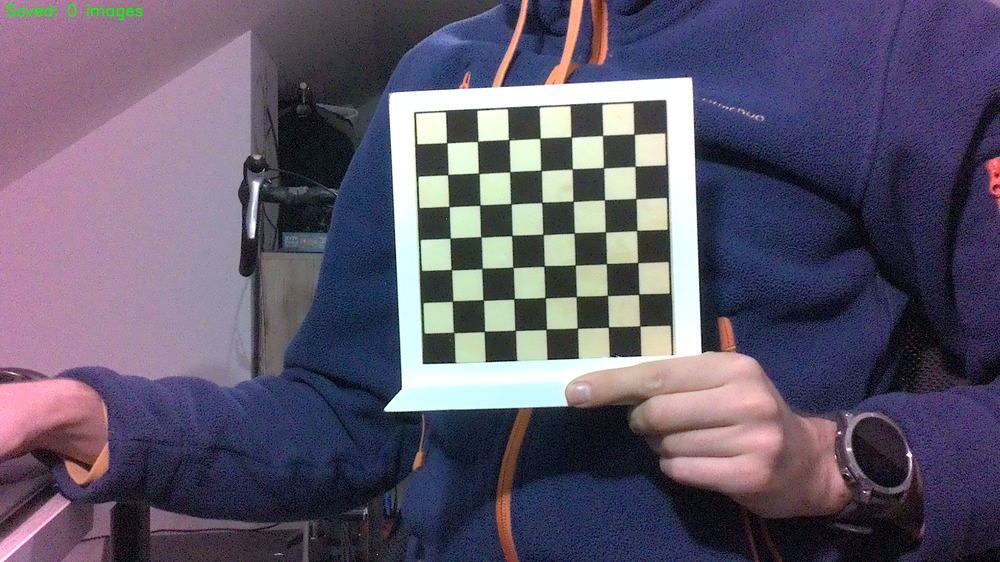
#> input picture calib_images/calib_image_00.png, 1000 x 562 px, shrunk from 1920 x 1080 before the run; its folder holds only this picture in this run
$ python calibrate_camera.py
#> lines starting #> are read from the running program, lines starting #| are printed output that depends on the picture; after the words box and inside, x2 and y2 are one past the last pixel; in counts of white or black regions, pixels touching at a corner belong together
import numpy as np
import cv2
import glob
import os

# --- CONFIGURATION ---
CHESSBOARD_SIZE = (7, 7) # Inner corners count
SQUARE_SIZE_MM = 17.00   # Real-world size of one square side (mm)
OUTPUT_FILE = 'camera_params.npz'
IMAGE_FOLDER = 'calib_images'

# Criteria for SubPixel refinement
criteria = (cv2.TERM_CRITERIA_EPS + cv2.TERM_CRITERIA_MAX_ITER, 30, 0.001)

# --- OBJECT POINTS PREPARATION ---
# Prepare 3D points (x, y, z=0)
objp = np.zeros((CHESSBOARD_SIZE[0] * CHESSBOARD_SIZE[1], 3), np.float32)
objp[:, :2] = np.mgrid[0:CHESSBOARD_SIZE[0], 0:CHESSBOARD_SIZE[1]].T.reshape(-1, 2) * SQUARE_SIZE_MM

# Storage for 3D points (objpoints) and 2D points (imgpoints)
objpoints = []
imgpoints = []

# --- IMAGE PROCESSING ---
print("--- Starting Calibration Image Processing ---")

images = glob.glob(os.path.join(IMAGE_FOLDER, 'calib_image_*.png'))

for fname in images:
    img = cv2.imread(fname)
#> img is the input picture: shape (562, 1000, 3); mean B, G, R 108, 89.2, 96.3
    if img is None:
        print(f"Warning: Could not read image {fname}")
        continue

    gray = cv2.cvtColor(img, cv2.COLOR_BGR2GRAY)
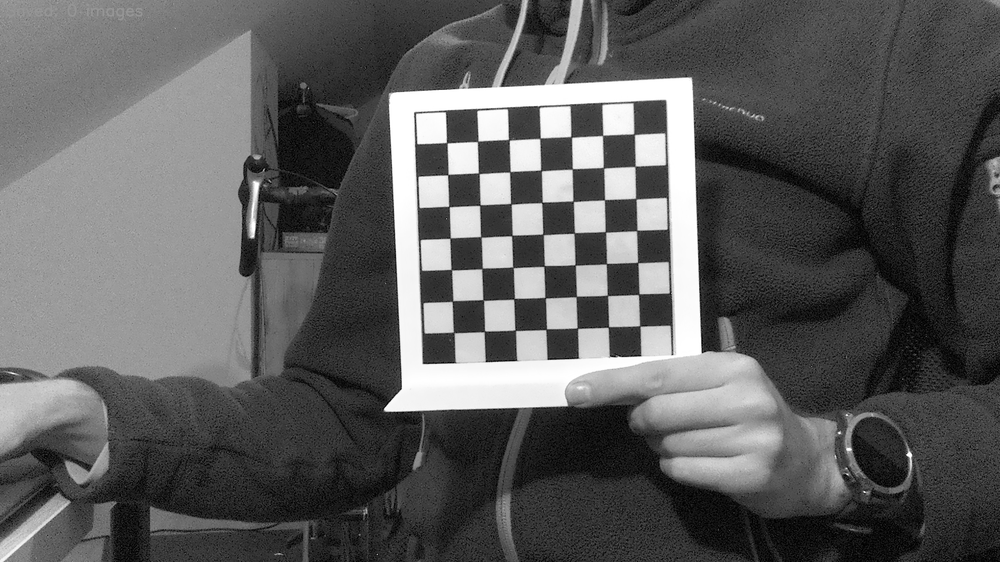
#> gray: shape (562, 1000); min 0, max 255, mean 93.5

    # Find the chessboard corners
    ret, corners = cv2.findChessboardCorners(gray, CHESSBOARD_SIZE, None)
#> ret = True; corners = 49 rows, first 8: [633.9, 134.1], [635.1, 166.3], [635.8, 198.6], [636.7, 230.4], [637.7, 262.5], [638.6, 294.2], [639.9, 325.9], [602.6, 135.5]

    if ret == True:
        objpoints.append(objp)

        # Sub-pixel refinement
        corners2 = cv2.cornerSubPix(gray, corners, (11, 11), (-1, -1), criteria)
#> corners2 = 49 rows, first 8: [634.1, 134.2], [635, 166.3], [635.8, 198.6], [636.8, 230.5], [637.7, 262.6], [638.7, 294.2], [639.8, 326.1], [602.6, 135.4]
        imgpoints.append(corners2)

        # Display detected corners
        try:
            img = cv2.drawChessboardCorners(img, CHESSBOARD_SIZE, corners2, ret)
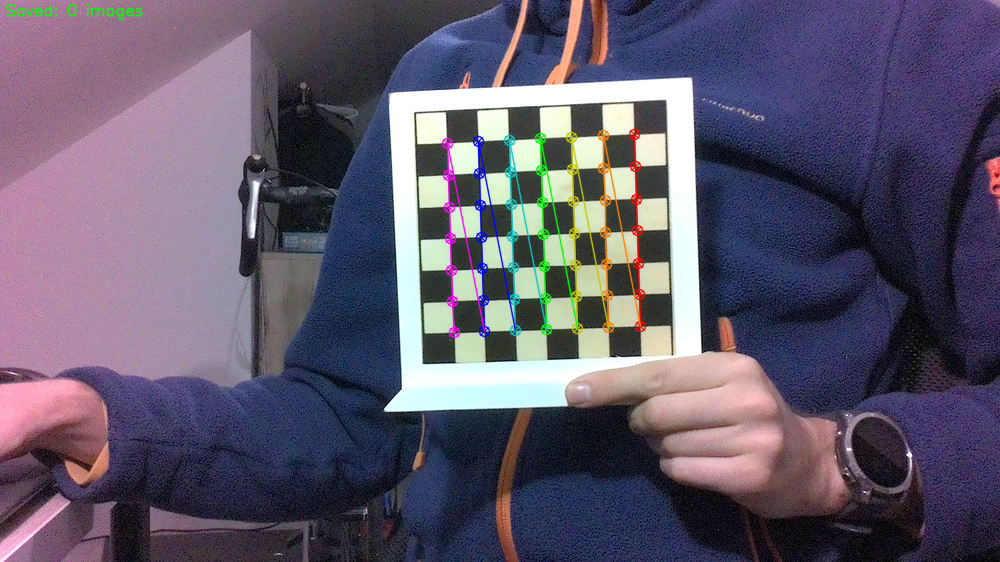
#> img: shape (562, 1000, 3); 1.99% of pixels changed, all inside (x1, y1, x2, y2) = (441, 128, 647, 339)
            cv2.imshow('Detected Corners', img)
            cv2.waitKey(100)
        except cv2.error:
            pass # Ignore display errors
    else:
        print(f"Failed to find chessboard corners in: {fname}")

cv2.destroyAllWindows()

# --- CALIBRATION CALCULATION ---
if len(imgpoints) > 5:
    print(f"\nFound {len(imgpoints)} valid images. Calculating calibration...")

    # Core calibration function
    ret, mtx, dist, rvecs, tvecs = cv2.calibrateCamera(
        objpoints, imgpoints, gray.shape[::-1], None, None
    )

    if ret:
        print("\n--- Calibration Results ---")
        print("\nCamera Matrix (K):")
        print(mtx)

        print("\nDistortion Coefficients (D):")
        print(dist)

        # Calculate Reprojection Error
        mean_error = 0
        for i in range(len(objpoints)):
            imgpoints2, _ = cv2.projectPoints(objpoints[i], rvecs[i], tvecs[i], mtx, dist)
            error = cv2.norm(imgpoints[i], imgpoints2, cv2.NORM_L2)/len(imgpoints2)
            mean_error += error

        avg_error = mean_error/len(objpoints)
        print(f"\nAverage Reprojection Error: {avg_error:.4f} pixels")

        # --- SAVING RESULTS ---
        np.savez(OUTPUT_FILE, mtx=mtx, dist=dist)
        print(f"\nCalibration parameters saved to '{OUTPUT_FILE}'")

        # Simple error assessment
        if avg_error > 1.0:
            print("NOTE: Reprojection error is high.")
        elif avg_error < 0.5:
             print("EXCELLENT: Calibration highly accurate.")

    else:
        print("\nERROR: Calibration calculation failed.")
else:
    print("ERROR: Not enough valid images found.")

$ run again, on calib_images/calib_image_07.png
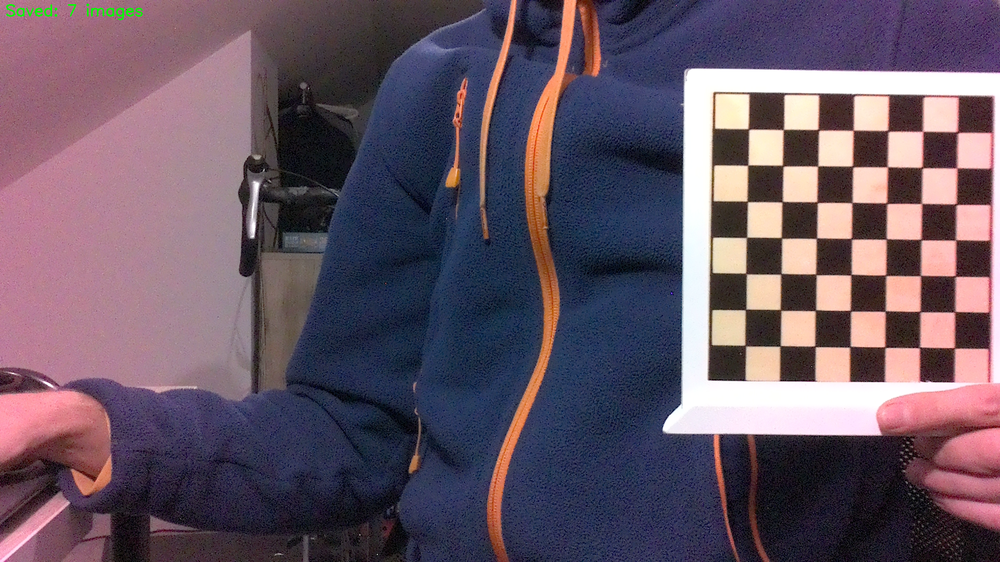
#> input picture calib_images/calib_image_07.png, 1000 x 562 px, shrunk from 1920 x 1080 before the run
#> img is the input picture: shape (562, 1000, 3); mean B, G, R 100.4, 85.9, 102.8
#> `gray = cv2.cvtColor(img, cv2.COLOR_BGR2GRAY)`:
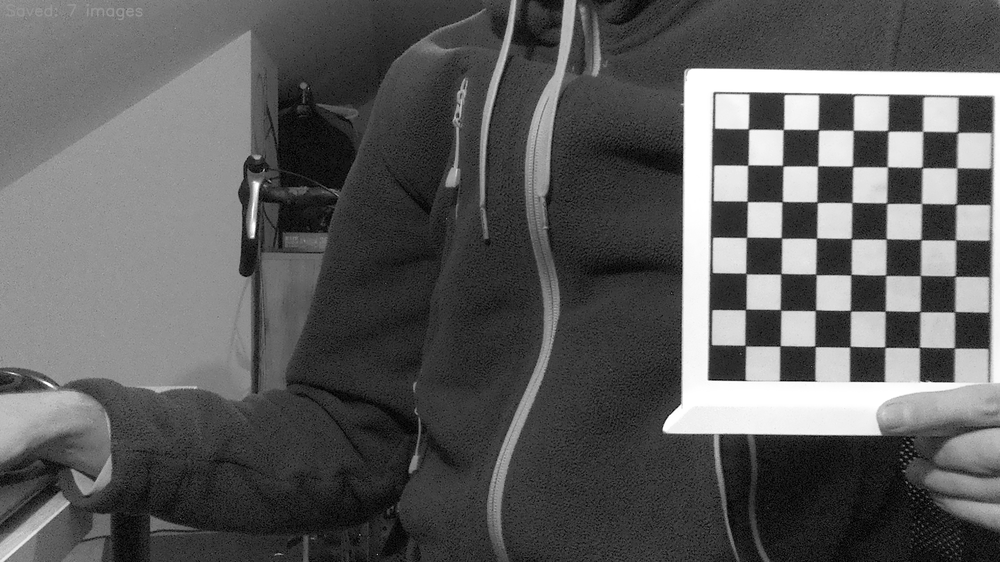
#> gray: shape (562, 1000); min 0, max 255, mean 92.6
#> ret = True; corners = 49 rows, first 8: [748.5, 129.2], [783.4, 129.6], [818.4, 129.9], [853.2, 130.3], [887.9, 130.8], [922.7, 131.3], [957.7, 132.4], [747.7, 165.2]
#> corners2 = 49 rows, first 8: [748.4, 129], [783.4, 129.5], [818.3, 129.8], [853.2, 130.3], [887.8, 130.9], [922.6, 131.3], [957.3, 132.2], [747.7, 165.1]
#> `img = cv2.drawChessboardCorners(img, CHESSBOARD_SIZE, corners2, ret)`:
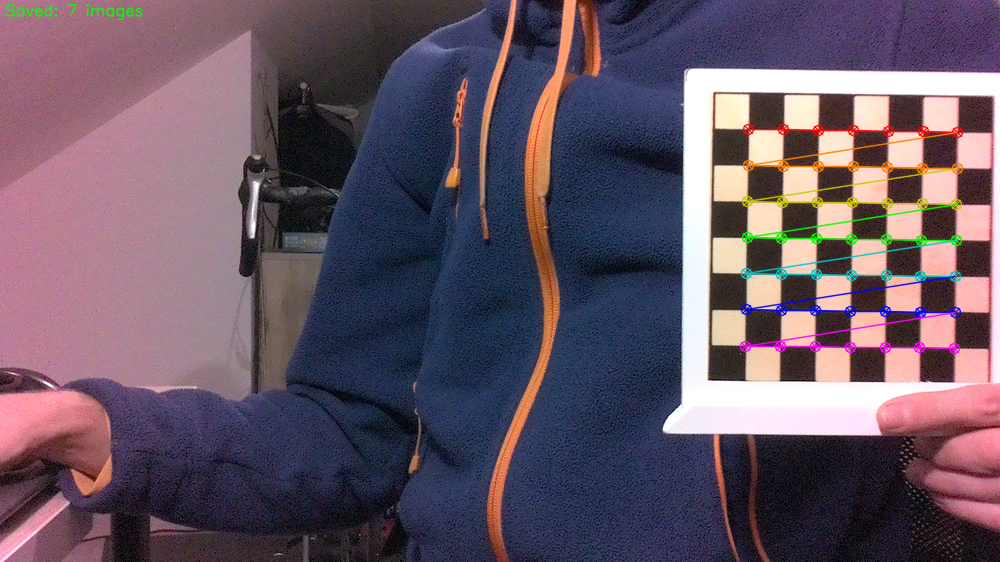
#> img: shape (562, 1000, 3); 2.13% of pixels changed, all inside (x1, y1, x2, y2) = (739, 123, 964, 355)

$ run again, on calib_images/calib_image_09.png
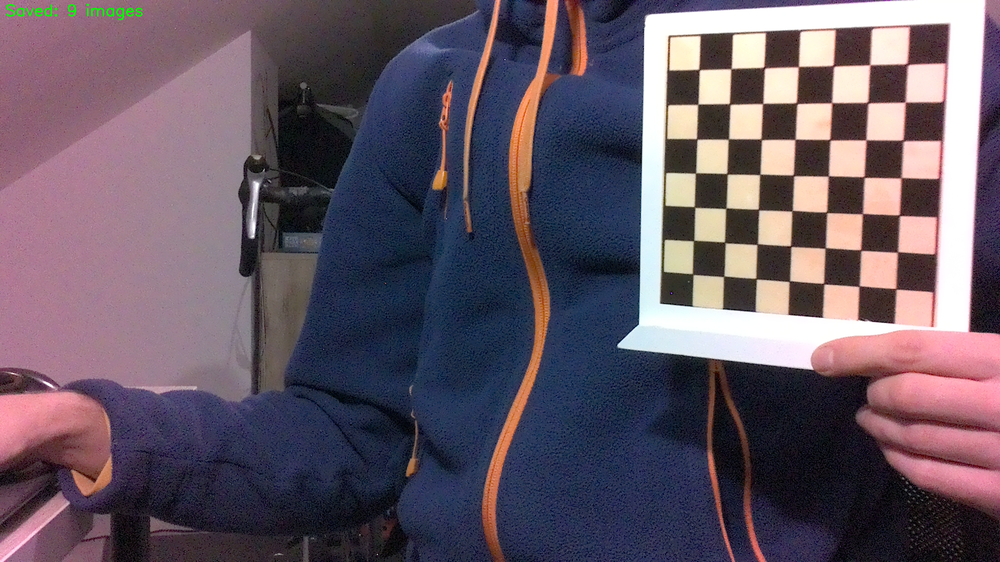
#> input picture calib_images/calib_image_09.png, 1000 x 562 px, shrunk from 1920 x 1080 before the run
#> img is the input picture: shape (562, 1000, 3); mean B, G, R 100.6, 87.9, 101.3
#> `gray = cv2.cvtColor(img, cv2.COLOR_BGR2GRAY)`:
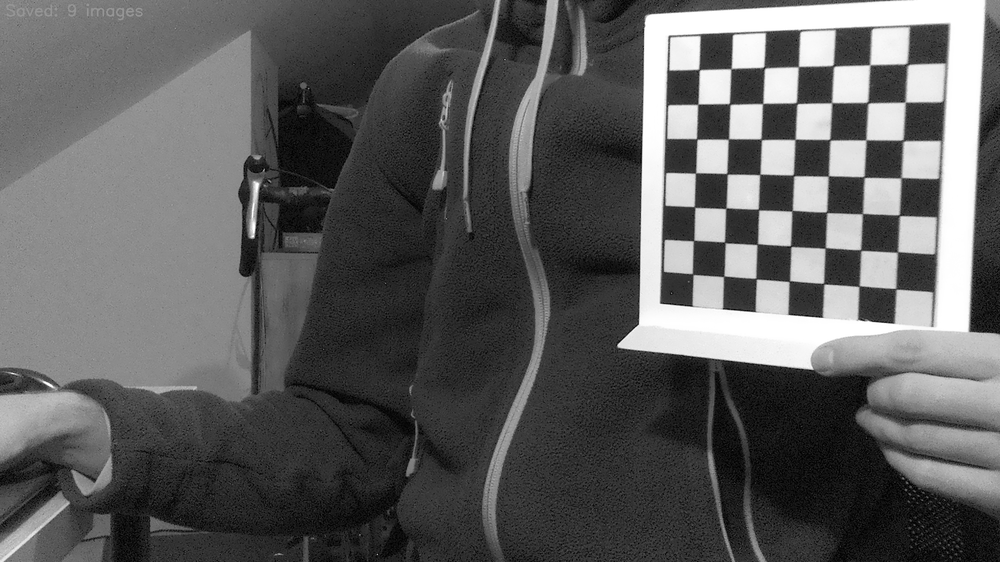
#> gray: shape (562, 1000); min 0, max 255, mean 93.4
#> ret = True; corners = 49 rows, first 8: [906.8, 64.91], [905.2, 101.9], [903.3, 140.7], [901.1, 177.7], [899.4, 215.3], [897.4, 251.9], [895.9, 288.7], [869.8, 64.7]
#> corners2 = 49 rows, first 8: [907.1, 64.24], [905.2, 102.2], [903, 140.4], [901.1, 177.7], [899.3, 215.3], [897.5, 251.9], [895.8, 288.7], [869.7, 64.75]
#> `img = cv2.drawChessboardCorners(img, CHESSBOARD_SIZE, corners2, ret)`:
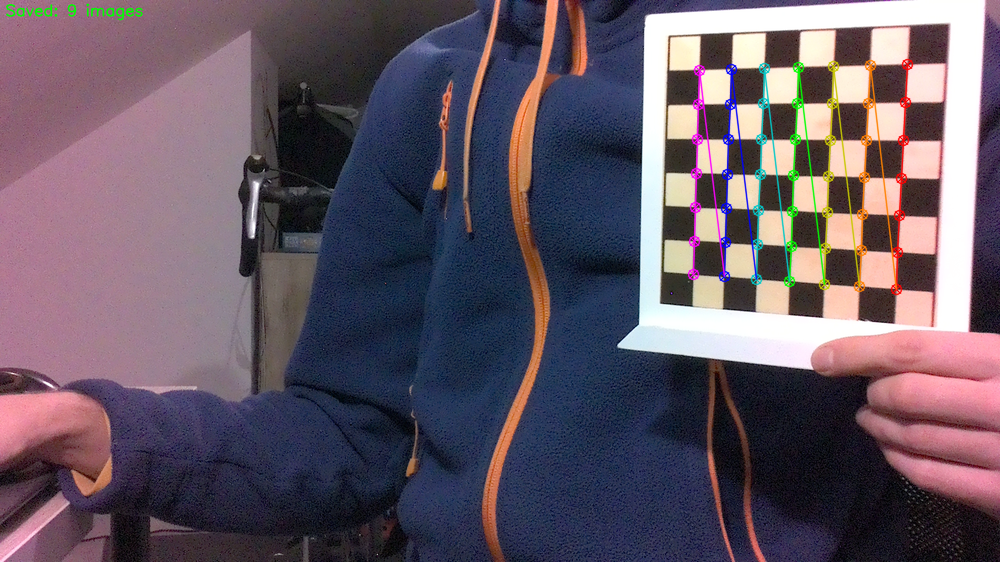
#> img: shape (562, 1000, 3); 2.15% of pixels changed, all inside (x1, y1, x2, y2) = (687, 58, 914, 296)
